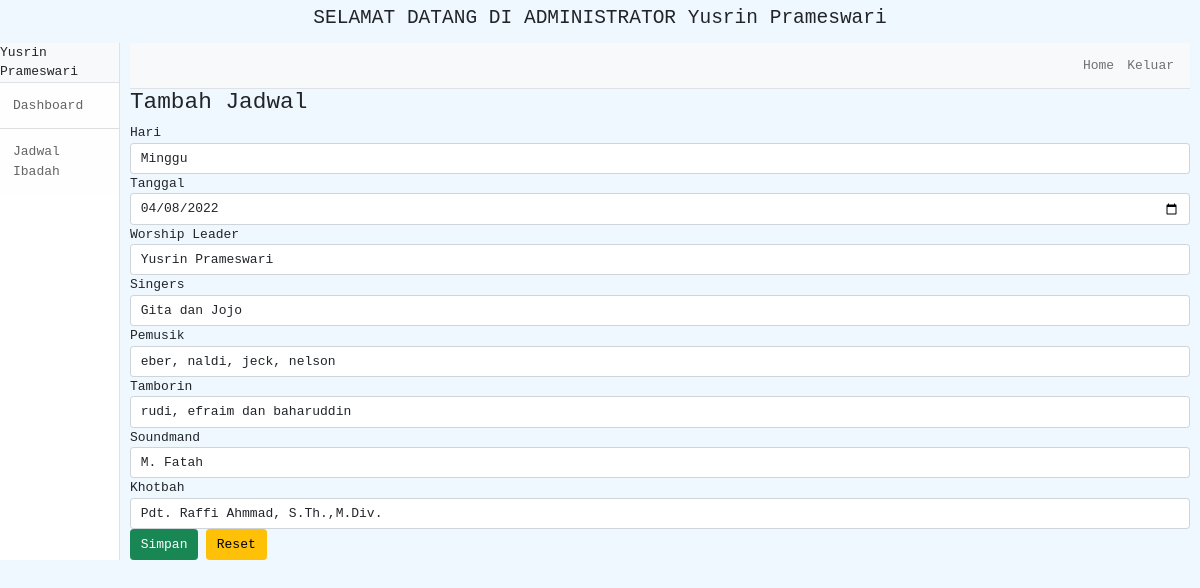
Screenshot of /admin/index.php?mod=editjadwal&id_jadwal=101 (signed in) with the database file from the repository.
### tables this page shows
CREATE TABLE `pelayan` (
  `id_pelayan` int(11) NOT NULL,
  `id_jadwal` int(11) NOT NULL,
  `worship_lead` varchar(50) NOT NULL,
  `singers` varchar(100) DEFAULT NULL,
  `pemusik` varchar(200) NOT NULL,
  `tamborin` varchar(200) DEFAULT NULL,
  `soundman` varchar(100) NOT NULL,
  `khotbah` varchar(100) NOT NULL
);

CREATE TABLE `jadwal` (
  `id_jadwal` int(11) NOT NULL,
  `hari` varchar(20) NOT NULL,
  `tanggal` date NOT NULL
);

### admin/edit-jadwal.php (the view, shortened to what this page needs)
<?php
require_once('../koneksi/koneksi-db.php');
$id_jadwal = ($_GET['id_jadwal']);
$query = mysqli_query($koneksi,"SELECT jadwal.id_jadwal ,hari,tanggal,worship_lead, singers , pemusik, tamborin, soundman, khotbah FROM jadwal JOIN pelayan ON jadwal.id_jadwal = pelayan.id_jadwal where jadwal.id_jadwal = '$id_jadwal'");
$data = mysqli_fetch_array($query);
?>
<section>
	<div class="row">
		<div class="col-md-12">
	      <div class="box box-info">
	        <div class="box-header">
	          <h3 class="box-title">Tambah Jadwal</h3>
	        </div>
	        <div class="box-body">
	          <form role="form" method="post" action="update.php">
	            <div class="form-group">
	              <label>Hari</label>
	              <input type="text" name="hari" class="form-control" placeholder="" value="<?php echo $data['hari']; ?>"/>
	            </div>
	            <div class="form-group">
	              <label>Tanggal</label>
	              <input type="date" class="form-control" name="tanggal" placeholder="tanggal" value="<?php echo $data['tanggal']; ?>"/>
	            </div>
	            <div class="form-group">
	              <label>Worship Leader</label>
	              <input class="form-control"  name="worship_lead" placeholder="woship leader" value="<?php echo $data['worship_lead']; ?>"></input>
	            </div>
	            <div class="form-group">
	              <label>Singers</label>
	              <input type="text" class="form-control" name="singers" placeholder="Singers" value="<?php echo $data['singers']; ?>"/>
	            </div>
	            <div class="form-group">
	              <label>Pemusik</label>
	              <input type="text" class="form-control" name="pemusik" placeholder="Pemusik" value="<?php echo $data['pemusik']; ?>"/>
	            </div>
	            <div class="form-group">
	              <label>Tamborin</label>
	              <input type="text" class="form-control" name="tamborin" placeholder="Tamborin" value="<?php echo $data['tamborin']; ?>"/>
	            </div>
	            <div class="form-group">
	              <label>Soundmand</label>
	              <input type="text" class="form-control" name="soundman" placeholder="Soundman" value="<?php echo $data['soundman']; ?>"/>
	            </div>
	             <div class="form-group">
	              <label>Khotbah</label>
	              <input class="form-control"  name="khotbah" placeholder="" value="<?php echo $data['khotbah']; ?>"></input>
	            </div>
	            <button type="submit" class="btn btn-success"> <i class="fa fa-save"></i> Simpan</button>
	            <button type="reset" class="btn btn-warning"> <i class="fa fa-trash"></i> Reset</button>
	          </form>
	        </div>
	      </div>
	    </div>
	</div>
</section>

### asset/admin.css (style rules this page uses)
body, html { height: 100%; font-family: 'jetBrains Mono', Courier, monospace; background-color: aliceblue; font-size: 13px; }

### rows the page displays
pelayan: hari "Minggu", tanggal "04/08/2022", worship_lead "Yusrin Prameswari", singers "Gita dan Jojo", pemusik "eber, naldi, jeck, nelson", tamborin "rudi, efraim dan baharuddin", soundman "M. Fatah", khotbah "Pdt. Raffi Ahmmad, S.Th.,M.Div."

### other values shown
$_SESSION['nama'] "Yusrin Prameswari"
